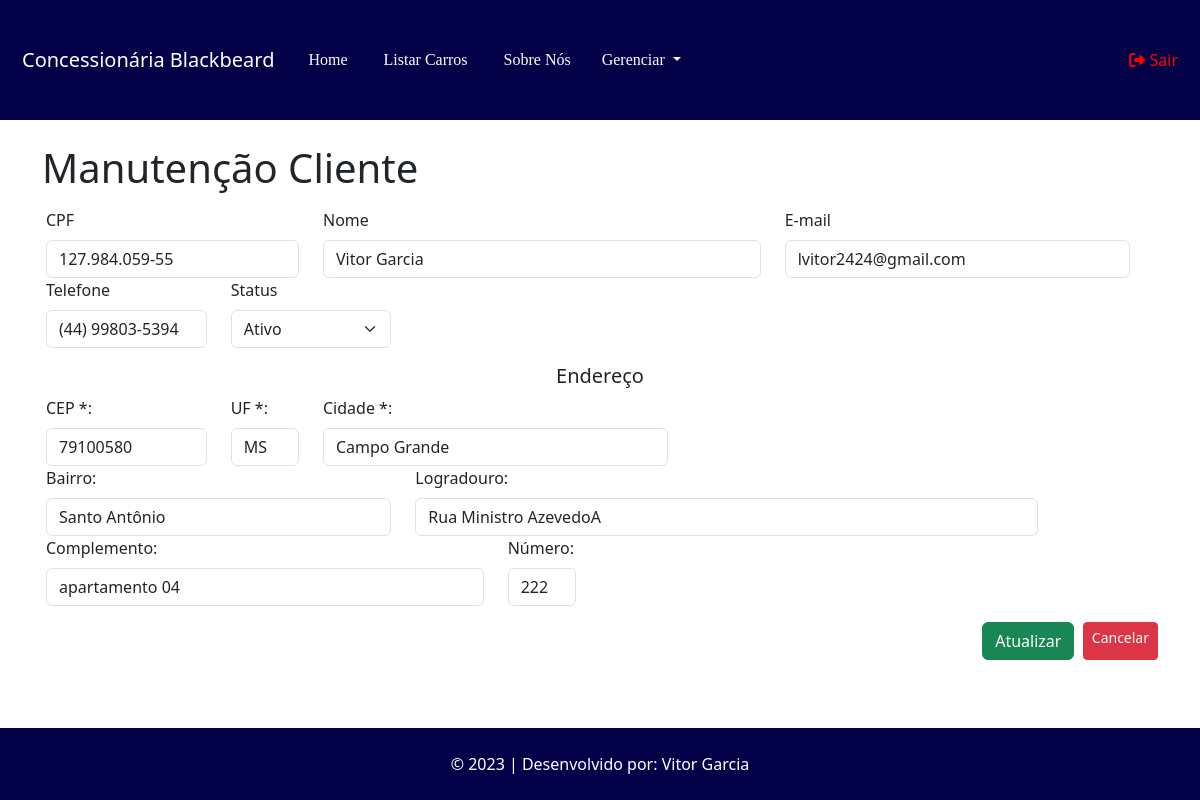
The app's page /cliente/edicao/1 (signed in) with its own data.
### tables this page shows
CREATE TABLE `cliente` (
  `id` int(11) NOT NULL,
  `nome` varchar(100) NOT NULL,
  `telefone` varchar(20) NOT NULL,
  `email` varchar(100) NOT NULL,
  `cpf` char(15) NOT NULL,
  `status` varchar(12) NOT NULL,
  `cep` varchar(10) DEFAULT NULL,
  `uf` varchar(2) DEFAULT NULL,
  `cidade` varchar(255) DEFAULT NULL,
  `bairro` varchar(255) DEFAULT NULL,
  `logradouro` varchar(255) DEFAULT NULL,
  `complemento` varchar(255) DEFAULT NULL,
  `numero` varchar(10) DEFAULT NULL
);

### App/Controllers/Controller.php (called while the page is built, shortened)
<?php
abstract class Controller
{
    private $viewVar;
    public function render($view)
    {
        $viewVar = $this->getViewVar();
        require_once PATH . '/App/Views/layouts/cabecalho.php';
        require_once PATH . '/App/Views/layouts/menu.php';
        require_once PATH . '/App/Views/' . $view . '.php';
        require_once PATH . '/App/Views/layouts/rodape.php';
    }
    public function getViewVar()
    {
        return $this->viewVar;
    }
    public function setViewParam($varName, $varValue)
    {
        if ($varName != "" && $varValue != "") {
            $this->viewVar[$varName] = $varValue;
        }
    }
}

### App/Controllers/ClienteController.php (called while the page is built, shortened)
<?php
class ClienteController extends Controller
{
    public function edicao($params){
        $idCliente = $params[0];
        $clienteDAO = new ClienteDAO();
        $cliente = $clienteDAO->listar($idCliente);
        $this->render('/cliente/editar');
    }
}

### index.php (called while the page is built, shortened)
<?php
try {
    $app = new App();
    $app->run();
}catch (\Exception $e){
    $oError = new Erro($e);
    $oError->render();
}

### App/Lib/Conexao.php (called while the page is built, shortened)
<?php
class Conexao
{
    private static $connection;
    public static function getConnection()
    {
        $pdoConfig = DB_DRIVER . ":" . "host=" . DB_HOST . ";";
        $pdoConfig .= "dbname=" . DB_NAME . ";";
        try {
            if (!isset(self::$connection)) {
                self::$connection = new PDO($pdoConfig, DB_USER, DB_PASSWORD);
                self::$connection->setAttribute(PDO::ATTR_ERRMODE, PDO::ERRMODE_EXCEPTION);
            }
            return self::$connection;
        } catch (PDOException $e) {
            throw new Exception("Erro de conexão com o banco de dados", 500);
        }
    }
}

### App/Models/DAO/BaseDAO.php (called while the page is built, shortened)
<?php
abstract class BaseDAO
{
    private $conexao;
    public function __construct()
    {
        $this->conexao = Conexao::getConnection();
    }
    public function select($sql)
    {
        if (!empty($sql)) {
            return $this->conexao->query($sql);
        }
    }
}

### App/Models/DAO/ClienteDAO.php (called while the page is built, shortened)
<?php
class ClienteDAO extends BaseDAO{
    public function listar($id = null){
        if($id){
            $resultado = $this->select(
                "SELECT * FROM cliente WHERE id = $id"
            );
            return $resultado->fetchObject(Cliente::class);
        } else {
            $resultado = $this->select(
                'SELECT * FROM cliente'
            );
            return $resultado->fetchAll(\PDO::FETCH_CLASS, Cliente::class);
        }
        return false;
    }
}
?>

### App/Models/Entidades/Cliente.php (called while the page is built, shortened)
<?php
class Cliente{
     private $id;
     private $nome;
     private $telefone;
     private $email;
     private $cpf;
     private $status;
     private $cep;
     private $uf;
     private $cidade;
     private $bairro;
     private $logradouro;
     private $complemento;
     private $numero;
     public function getId(){
        return $this->id;
   }
   function getNome(){
        return $this->nome;
   }
   public function getTelefone(){
        return $this->telefone;
   }
   public function getEmail(){
        return $this->email;
   }
   public function getCpf(){
         return $this->cpf;
   }
   public function getStatus(){
        return $this->status;
   }
   public function getCep(){
     return $this->cep;
   }
   public function getUf(){
       return $this->uf;
   }
   public function getCidade(){
       return $this->cidade;
   }
   public function getBairro(){
       return $this->bairro;
   }
   public function getLogradouro(){
       return $this->logradouro;
   }
   public function getComplemento(){
       return $this->complemento;
   }
   public function getNumero(){
       return $this->numero;
   }
}
?>

### App/Views/cliente/editar.php (the view, shortened to what this page needs)
<?php
$cliente = $viewVar['cliente'];
$clienteDAO = new ClienteDAO();
$cliente = $clienteDAO->listar($cliente->getId());
if (isset($_SESSION['login'])) {
?>
<div class="container">
  <br>
    <h1>Manutenção Cliente</h1>
  <br>
  <form action="http://<?php echo APP_HOST; ?>/cliente/atualizar" method="post" class="row g-3">
    <div class="row">
        <div class="col-md-3">
                <label for="inputCpf" class="form-label">CPF</label>
                <input type="text" name="cpf" id="cpf" class="form-control" value="<?php echo $cliente->getCPF();?>" onkeyup="cpfCheck(this)" maxlength="14" onkeydown="javascript: fMasc( this, mCPF );" required><span id="cpfResponse"></span>
        </div>
      <div class="col-md-5">
      <label for="inputNome" class="form-label">Nome</label>
        <input type="text" class="form-control" id="inputNome" name="nome" value="<?php echo $cliente->getNome();?>" required>
      </div>
      <div class="col-md-4">
      <label for="inputEmail" class="form-label">E-mail</label>
        <input type="email" class="form-control" id="inputEmail" name="email" value="<?php echo $cliente->getEmail();?>" required>
      </div>
    </div>
    <div class="row">
        <div class="col-md-2">
          <label for="inputTelefone" class="form-label">Telefone</label>
          <input type="tel" class="form-control" id="inputTelefone" name="telefone" value="<?php echo $cliente->getTelefone();?>" required>
        </div>
        <div class="col-md-2">
          <label for="selectStatus" class="form-label">Status</label>
            <select class="form-select" aria-label="Status" id="selectStatus" name="status">
              <option <?php echo ($cliente->getStatus() == "Ativo" ) ? "selected" : null ; ?> value="Ativo">Ativo</option>
            </select>
        </div>
      </div>
    <h5 class="text-center">Endereço</h5>
            <div class="row">
                <div class="col-md-2">
                    <label for="cep" class="form-label">CEP *: </label>
                    <input type="text" class="form-control" name="cep" id="cep" maxlength="8" placeholder="Somente Números" onblur="pesquisacep(this.value);" value="<?php echo $cliente->getCEP();?>" required>
                </div>
                <div class="form-group col-md-1">
                <label for="uf" class="form-label">UF *: </label>
                    <input type="text" class="form-control disabled" name="uf" value="<?php echo $cliente->getUF();?>" id="uf" size="2" maxlength="2" readonly>
                </div>
                <div class="form-group col-md-4">
                <label for="cidade" class="form-label">Cidade *: </label>
                    <input type="text" class="form-control" name="cidade" id="cidade" value="<?php echo $cliente->getCidade();?>" readonly>
                </div>
            </div>
            <div class="row">
                <div class="form-group col-md-4">
                    <label for="bairro"class="form-label">Bairro: </label>
                    <input type="text" class="form-control" name="bairro" id="bairro" value="<?php echo $cliente->getBairro();?>">
                </div>
                <div class="form-group col-md-7">
                    <label for="logradouro"class="form-label">Logradouro: </label>
                    <input type="text" class="form-control" name="logradouro" id="logradouro" value="<?php echo $cliente->getLogradouro();?>">
                </div>
            </div>
            <div class="row">
                <div class="form-group col-md-5">
                    <label for="complemento"class="form-label">Complemento: </label>
                    <input type="text" class="form-control" name="complemento" id="complemento" value="<?php echo $cliente->getComplemento();?>" >
                </div>
                <div class="form-group col-md-1">
                    <label for="numero"class="form-label">Número: </label>
                    <input type="text" class="form-control" name="numero" id="numero" value="<?php echo $cliente->getNumero();?>">
                </div>
            </div>
    <div class="col-md-12 d-flex justify-content-end">
      <button type="submit" class="btn btn-success">Atualizar</button>&nbsp&nbsp
      <a href="http://<?php echo APP_HOST; ?>/cliente/pesquisar" class="btn btn-danger btn-sm">Cancelar</a>
   </div>
  </form>
  <br>
</div>
<?php
    }
?>

### records on screen
cliente: cpf "127.984.059-55", nome "Vitor Garcia", email "lvitor2424@gmail.com", telefone "(44) 99803-5394", status "Ativo", cep "79100580", uf "MS", cidade "Campo Grande", bairro "Santo Antônio", logradouro "Rua Ministro AzevedoA", complemento "apartamento 04", numero "222"
